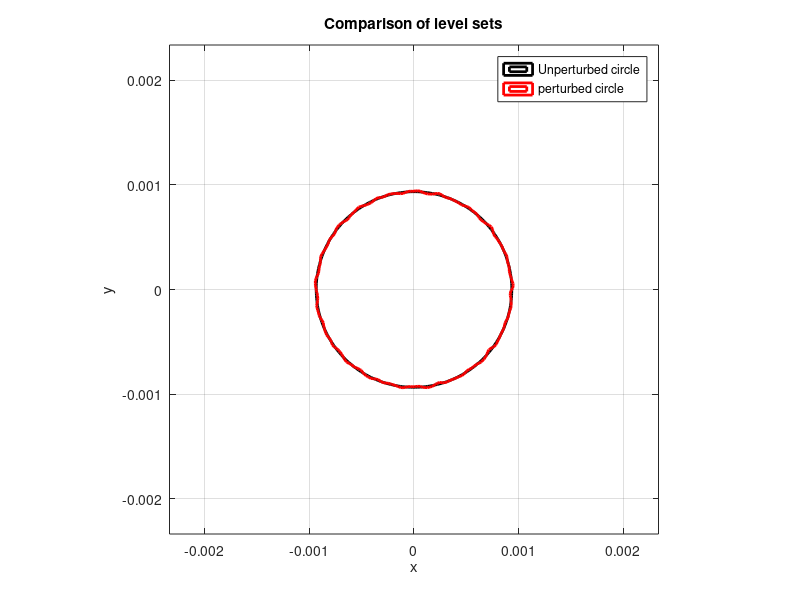

This figure's MATLAB source:
% level set and initial perturbation prototyping
% AS 7/3/2025

% A level set function is a scalar field where the interface is represented as a contour of the field.
% the sign of the funciton usually gives info about the locaiton of the point relative to the interface/contour
% usually initialized as a signed distance funciton

% be careful when defining wavelength, if it is smaller than the mesh spacing, the wave will not be resolved

%% define grid
dctrx = 0;    % x-center coordinate
dctry = 0;    % y-center coordinate
dctrz = 0;    % z-center coordinate
d0 = 0.00187; % diameter
r0 = d0/2;    % radius
nx = 200;
ny = 200;
x = linspace(-1.25*d0,1.25*d0,nx);
y = linspace(-1.25*d0,1.25*d0,ny);
[XX, YY] = meshgrid(x,y);

%% geometry definition
lambda = (1e-6)*[280, 200, 150, 100, 50];              % wavelengths in meters
epsilon = lambda.*[0.025, 0.025, 0.025, 0.025, 0.025]; % amplitude (2.5% of wavelength)
theta = atan2(YY-dctry,XX-dctrx);                      % compute polar angle for each point
r = sqrt((XX - dctrx).^2 + (YY - dctry).^2);           % radial distance

% compute total perturbation
perturbation = zeros(size(theta));
for i = 1:length(lambda)
    perturbation = perturbation + epsilon(i)*sin(2*pi*r0*theta/lambda(i));
end

% define level sets (unperturbed and perturbed)
phi_unperturbed = r - r0;
phi_perturbed   = r - (r0 + perturbation);
max_perturbation = 100*(max(perturbation(:))/d0) % check max perturbation

% overlay the 0 level to compare
figure
contour(XX,YY,phi_unperturbed,[0 0],'k','LineWidth',2) % plot level set zero
hold on
contour(XX, YY, phi_perturbed, [0 0], 'r', 'LineWidth', 2); % perturbed interface
axis equal; grid on;
xlabel('x'); ylabel('y'); legend('Unperturbed circle','perturbed circle')
title('Comparison of level sets')


% % plot unperturbed level set
% figure;
% contourf(XX,YY,phi_unperturbed,50,'linecolor','none')  % plot filled contours
% hold on
% contour(XX,YY,phi_unperturbed,[0 0],'k','LineWidth',2) % plot level set zero
% axis equal; colorbar; colormap('turbo');
% title('2D level set of an unperturbed circle'); xlabel('x'); ylabel('y')
% 
% % plot perturbed level set
% figure;
% contourf(XX, YY, phi_perturbed, 50, 'LineColor', 'none');   % plot filled contours
% hold on;
% contour(XX, YY, phi_perturbed, [0 0], 'k', 'LineWidth', 2); % plot level set zero
% axis equal; colorbar; colormap('turbo')
% title('2D Multi-Mode Perturbed Circle (Level Set)'); xlabel('x'); ylabel('y')
